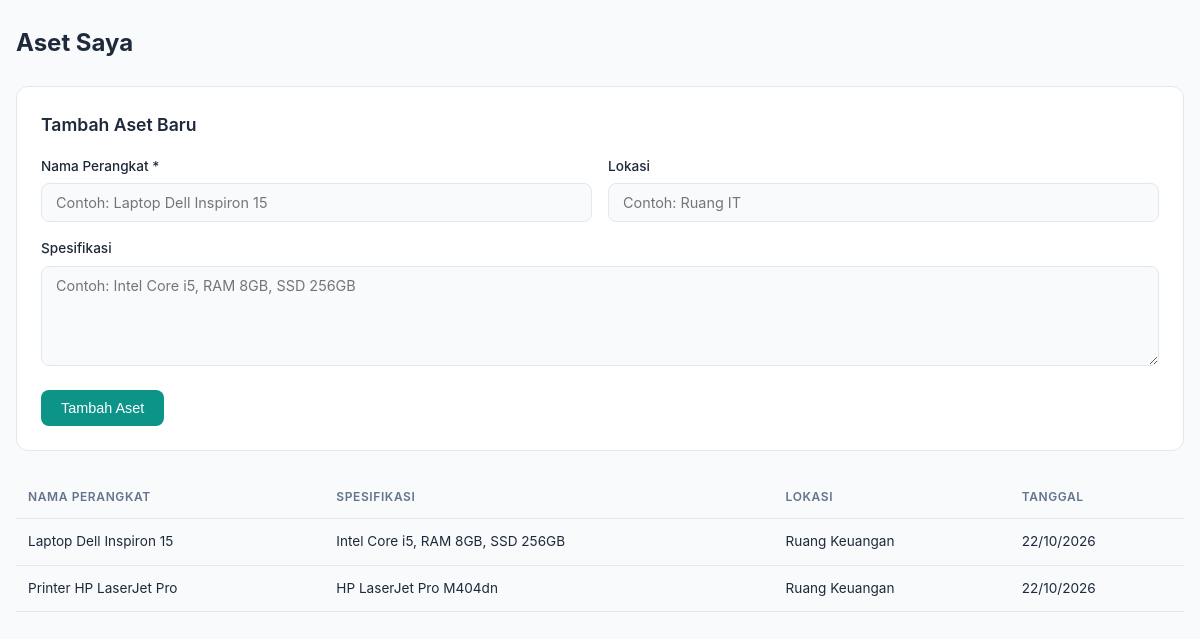
The page /user/assets (signed in) on the database its author committed.
### tables this page shows
CREATE TABLE IF NOT EXISTS assets (
    id INT AUTO_INCREMENT PRIMARY KEY,
    id_user INT NOT NULL,
    nama_perangkat VARCHAR(255) NOT NULL,
    spesifikasi TEXT,
    lokasi VARCHAR(255),
    created_at TIMESTAMP DEFAULT CURRENT_TIMESTAMP,
    FOREIGN KEY (id_user) REFERENCES users(id) ON DELETE CASCADE
);

### Core/functions.php (called while the page is built, shortened)
<?php
function base_path($path)
{
    return BASE_PATH . $path;
}
function view($path, $attributes = [])
{
    extract($attributes);
    require base_path('views/' . $path);
}

### controllers/user/assets/index.php (called while the page is built, shortened)
<?php
$db = App::resolve(Database::class);
$userId = $_SESSION['user']['id'];
$assets = $db->query('SELECT * FROM assets WHERE id_user = :id_user ORDER BY created_at DESC', [
    'id_user' => $userId
])->getAll();
view('dashboard_user/assets/index.view.php', [
    'css' => 'dashboard.css',
    'title' => 'Aset Saya - TiketIT',
    'assets' => $assets,
]);

### public/index.php (called while the page is built, shortened)
<?php
require BASE_PATH.'Core/functions.php';
spl_autoload_register(function ($class) {
    $class = str_replace('\\', DIRECTORY_SEPARATOR, $class);
});
require base_path('bootstrap.php');
$router = new \Core\Router();
$uri = parse_url($_SERVER['REQUEST_URI'])['path'];
$method = $_POST['_method'] ?? $_SERVER['REQUEST_METHOD'];
$router->route($uri, $method);

### Core/App.php (called while the page is built, shortened)
<?php
class App
{
    protected static $container;
    public static function setContainer($container)
    {
        static::$container = $container;
    }
    public static function container()
    {
        return static::$container;
    }
    public static function resolve($key)
    {
        return static::container()->resolve($key);
    }
}

### Core/Container.php (called while the page is built, shortened)
<?php
class Container
{
    protected $bindings = [];
    public function bind($key, $resolver)
    {
        $this->bindings[$key] = $resolver;
    }
    public function resolve($key)
    {
        $resolver = $this->bindings[$key];
        return call_user_func($resolver);
    }
}

### config.php (called while the page is built, shortened)
<?php
$config = [
    'database' => [
        'host' => getenv('DB_HOST') ?: 'localhost',
        'port' => getenv('DB_PORT') ?: 3306,
        'dbname' => getenv('DB_NAME') ?: 'tiketit',
        'charset' => 'utf8mb4',
        'username' => getenv('DB_USER') ?: 'root',
        'password' => getenv('DB_PASS') ?: '',
    ],
    'app' => [
        'name' => 'TiketIT',
        'version' => '1.0.0',
        'timezone' => 'Asia/Jakarta',
    ],
];
$local = __DIR__ . '/config.local.php';
return $config;

### bootstrap.php (called while the page is built, shortened)
<?php
$container = new Container();
$container->bind('Core\Database', function () {
    $config = require base_path('config.php');
    return new Database(
        $config['database'],
        $config['database']['username'] ?? 'root',
        $config['database']['password'] ?? ''
    );
});

### Core/Database.php (called while the page is built, shortened)
<?php
class Database
{
    public $connection;
    public $statement;
    public function __construct($config, $username = 'root', $password = '')
    {
        $dsn = 'mysql:' . http_build_query($config, '', ';');
        $this->connection = new PDO($dsn, $username, $password, [
           PDO::ATTR_DEFAULT_FETCH_MODE => PDO::FETCH_ASSOC
        ]);
    }
    public function query($query, $params = [])
    {
        $this->statement = $this->connection->prepare($query);
        $this->statement->execute($params);
        return $this;
    }
    public function getAll()
    {
        return $this->statement->fetchAll();
    }
}

### views/dashboard_user/assets/index.view.php (the view, shortened to what this page needs)
<?php require base_path('views/partials/head.php') ?>
<div class="dashboard-container">
    <div class="page-header">
        <h1>Aset Saya</h1>
    </div>
    <div class="form-card mb-6">
        <h3>Tambah Aset Baru</h3>
        <form action="/user/assets/store" method="POST">
            <div class="form-row">
                <div class="form-group">
                    <label for="nama_perangkat">Nama Perangkat *</label>
                    <input type="text" id="nama_perangkat" name="nama_perangkat" required placeholder="Contoh: Laptop Dell Inspiron 15">
                </div>
                <div class="form-group">
                    <label for="lokasi">Lokasi</label>
                    <input type="text" id="lokasi" name="lokasi" placeholder="Contoh: Ruang IT">
                </div>
            </div>
            <div class="form-group">
                <label for="spesifikasi">Spesifikasi</label>
                <textarea id="spesifikasi" name="spesifikasi" rows="2" placeholder="Contoh: Intel Core i5, RAM 8GB, SSD 256GB"></textarea>
            </div>
            <button type="submit" class="btn-primary">Tambah Aset</button>
        </form>
    </div>
    <?php if (empty($assets)): ?>
        <div class="empty-state">
            <div class="empty-icon"></div>
            <p>Belum ada aset terdaftar.</p>
        </div>
    <?php else: ?>
        <div class="table-responsive">
            <table class="data-table">
                <thead>
                    <tr>
                        <th>Nama Perangkat</th>
                        <th>Spesifikasi</th>
                        <th>Lokasi</th>
                        <th>Tanggal</th>
                    </tr>
                </thead>
                <tbody>
                    <?php foreach ($assets as $asset): ?>
                    <tr>
                        <td><?= htmlspecialchars($asset['nama_perangkat']) ?></td>
                        <td><?= htmlspecialchars($asset['spesifikasi'] ?? '-') ?></td>
                        <td><?= htmlspecialchars($asset['lokasi'] ?? '-') ?></td>
                        <td><?= date('d/m/Y', strtotime($asset['created_at'])) ?></td>
                    </tr>
                    <?php endforeach; ?>
                </tbody>
            </table>
        </div>
    <?php endif; ?>
</div>
<?php require base_path('views/partials/foot.php') ?>

### Core/Router.php (shortened to what this page needs)
<?php
class Router
{
    protected $routes = [];
    public function add($method, $uri, $controller)
    {
        $this->routes[] = [
            'uri' => $uri,
            'controller' => $controller,
            'method' => $method
        ];
    }
    public function route($uri, $method)
    {
        foreach ($this->routes as $route) {
            if ($route['uri'] === $uri && $route['method'] === strtoupper($method)) {
                return require base_path($route['controller']);
            }
        }
    }
}

### public/css/dashboard.css (style rules this page uses)
:root { --primary: #0d9488; --primary-light: #14b8a6; --primary-dark: #0f766e; --primary-50: #f0fdfa; --primary-100: #ccfbf1; --bg: #f8fafc; --bg-card: #ffffff; --bg-sidebar: #0f766e; --text: #1e293b; --text-muted: #64748b; --border: #e2e8f0; --success: #22c55e; --warning: #f59e0b; --danger: #ef4444; --info: #3b82f6; --shadow: 0 1px 3px rgba(0,0,0,0.1); }
* { box-sizing: border-box; margin: 0; padding: 0; }
body { font-family: 'Inter', 'Segoe UI', system-ui, sans-serif; background: var(--bg); color: var(--text); line-height: 1.6; }
.dashboard-container { max-width: 1200px; margin: 0 auto; padding: 1.5rem 1rem; }
.page-header { display: flex; align-items: center; justify-content: space-between; margin-bottom: 1.5rem; flex-wrap: wrap; gap: 1rem; }
.page-header h1 { font-size: 1.5rem; font-weight: 700; color: var(--text); }
.table-responsive { overflow-x: auto; -webkit-overflow-scrolling: touch; }
.data-table { width: 100%; border-collapse: collapse; font-size: 0.85rem; }
.data-table th, .data-table td { padding: 0.75rem; text-align: left; border-bottom: 1px solid var(--border); }
.data-table th { background: var(--bg-alt); font-weight: 600; color: var(--text-muted); font-size: 0.75rem; text-transform: uppercase; letter-spacing: 0.05em; white-space: nowrap; }
.form-card { background: var(--bg-card); border: 1px solid var(--border); border-radius: 0.75rem; padding: 1.5rem; }
.form-card h3 { font-size: 1.1rem; font-weight: 600; margin-bottom: 1rem; }
.form-group { margin-bottom: 1rem; }
.form-group label { display: block; font-size: 0.85rem; font-weight: 500; margin-bottom: 0.375rem; color: var(--text); }
.form-group input, .form-group select, .form-group textarea { width: 100%; padding: 0.625rem 0.875rem; border: 1px solid var(--border); border-radius: 0.5rem; font-size: 0.9rem; font-family: inherit; background: var(--bg); color: var(--text); transition: border-color 0.2s; }
.form-group textarea { resize: vertical; min-height: 100px; }
.form-row { display: grid; grid-template-columns: 1fr; gap: 1rem; }
@media (min-width: 640px) { .form-row { grid-template-columns: 1fr 1fr; } }
.btn-primary { padding: 0.625rem 1.25rem; background: var(--primary); color: white; border: none; border-radius: 0.5rem; font-weight: 500; font-size: 0.9rem; cursor: pointer; transition: all 0.2s; text-decoration: none; display: inline-block; }
.page-header h1 { font-size: 1.5rem; font-weight: 700; }
.mb-6 { margin-bottom: 1.5rem; }

### rows shown on the page
assets: nama_perangkat "Laptop Dell Inspiron 15", spesifikasi "Intel Core i5, RAM 8GB, SSD 256GB", lokasi "Ruang Keuangan", created_at "22/10/2026"
assets: nama_perangkat "Printer HP LaserJet Pro", spesifikasi "HP LaserJet Pro M404dn", lokasi "Ruang Keuangan", created_at "22/10/2026"
